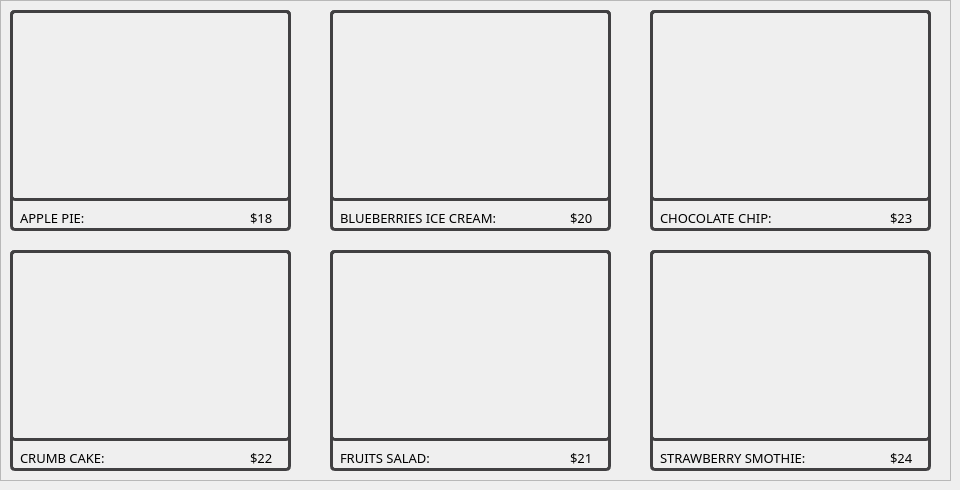
     <widget class="QWidget" name="Desserts">
      <widget class="QFrame" name="frame_21">
       <property name="geometry">
        <rect>
         <x>0</x>
         <y>0</y>
         <width>951</width>
         <height>481</height>
        </rect>
       </property>
       <property name="styleSheet">
        <string notr="true">
QPushButton {
	background-color: transparent;
	border: 3px solid rgb(65, 64, 66);
	border-radius: 5px;
}
QPushButton:hover {
	border: 2px solid rgb(240, 235, 225);
	background-color: transparent;
}
QPushButton:pressed {	
	background-color: transparent;
	border: 3px solid rgb(65, 64, 66);
	border-radius: 5px;
}</string>
       </property>
       <property name="frameShape">
        <enum>QFrame::StyledPanel</enum>
       </property>
       <property name="frameShadow">
        <enum>QFrame::Raised</enum>
       </property>
       <widget class="QFrame" name="frame_22">
        <property name="geometry">
         <rect>
          <x>10</x>
          <y>250</y>
          <width>281</width>
          <height>191</height>
         </rect>
        </property>
        <property name="font">
         <font>
          <family>MS Outlook</family>
         </font>
        </property>
        <property name="styleSheet">
         <string notr="true">image:url(:/Desserts/images/Desserts/Crumb Cake.png);
border: 3px solid rgb(65, 64, 66);
border-radius: 5px;</string>
        </property>
        <property name="frameShape">
         <enum>QFrame::StyledPanel</enum>
        </property>
        <property name="frameShadow">
         <enum>QFrame::Raised</enum>
        </property>
       </widget>
       <widget class="QFrame" name="frame_23">
        <property name="geometry">
         <rect>
          <x>330</x>
          <y>10</y>
          <width>281</width>
          <height>191</height>
         </rect>
        </property>
        <property name="font">
         <font>
          <family>MS Outlook</family>
         </font>
        </property>
        <property name="styleSheet">
         <string notr="true">image:url(:/Desserts/images/Desserts/Blueberries Ice Cream.jpg);
border: 3px solid rgb(65, 64, 66);
border-radius: 5px;</string>
        </property>
        <property name="frameShape">
         <enum>QFrame::StyledPanel</enum>
        </property>
        <property name="frameShadow">
         <enum>QFrame::Raised</enum>
        </property>
       </widget>
       <widget class="QLabel" name="label_32">
        <property name="geometry">
         <rect>
          <x>250</x>
          <y>450</y>
          <width>31</width>
          <height>16</height>
         </rect>
        </property>
        <property name="font">
         <font>
          <family>Rockwell Nova Light</family>
          <pointsize>10</pointsize>
         </font>
        </property>
        <property name="text">
         <string>$22</string>
        </property>
       </widget>
       <widget class="QLabel" name="label_33">
        <property name="geometry">
         <rect>
          <x>340</x>
          <y>450</y>
          <width>171</width>
          <height>16</height>
         </rect>
        </property>
        <property name="font">
         <font>
          <family>Rockwell Nova</family>
          <pointsize>10</pointsize>
         </font>
        </property>
        <property name="text">
         <string>FRUITS SALAD:</string>
        </property>
       </widget>
       <widget class="QFrame" name="frame_24">
        <property name="geometry">
         <rect>
          <x>650</x>
          <y>10</y>
          <width>281</width>
          <height>191</height>
         </rect>
        </property>
        <property name="font">
         <font>
          <family>MS Outlook</family>
         </font>
        </property>
        <property name="styleSheet">
         <string notr="true">image:url(:/Desserts/images/Desserts/Chocolate Chip.png);
border: 3px solid rgb(65, 64, 66);
border-radius: 5px;</string>
        </property>
        <property name="frameShape">
         <enum>QFrame::StyledPanel</enum>
        </property>
        <property name="frameShadow">
         <enum>QFrame::Raised</enum>
        </property>
       </widget>
       <widget class="QLabel" name="label_34">
        <property name="geometry">
         <rect>
          <x>20</x>
          <y>450</y>
          <width>221</width>
          <height>16</height>
         </rect>
        </property>
        <property name="font">
         <font>
          <family>Rockwell Nova</family>
          <pointsize>10</pointsize>
         </font>
        </property>
        <property name="text">
         <string>CRUMB CAKE:</string>
        </property>
       </widget>
       <widget class="QLabel" name="label_35">
        <property name="geometry">
         <rect>
          <x>20</x>
          <y>210</y>
          <width>201</width>
          <height>16</height>
         </rect>
        </property>
        <property name="font">
         <font>
          <family>Rockwell Nova</family>
          <pointsize>10</pointsize>
         </font>
        </property>
        <property name="text">
         <string>APPLE PIE:</string>
        </property>
       </widget>
       <widget class="QLabel" name="label_36">
        <property name="geometry">
         <rect>
          <x>250</x>
          <y>210</y>
          <width>31</width>
          <height>16</height>
         </rect>
        </property>
        <property name="font">
         <font>
          <family>Rockwell Nova Light</family>
          <pointsize>10</pointsize>
         </font>
        </property>
        <property name="text">
         <string>$18</string>
        </property>
       </widget>
       <widget class="QLabel" name="label_37">
        <property name="geometry">
         <rect>
          <x>570</x>
          <y>450</y>
          <width>31</width>
          <height>16</height>
         </rect>
        </property>
        <property name="font">
         <font>
          <family>Rockwell Nova Light</family>
          <pointsize>10</pointsize>
         </font>
        </property>
        <property name="text">
         <string>$21</string>
        </property>
       </widget>
       <widget class="QFrame" name="frame_25">
        <property name="geometry">
         <rect>
          <x>330</x>
          <y>250</y>
          <width>281</width>
          <height>191</height>
         </rect>
        </property>
        <property name="font">
         <font>
          <family>MS Outlook</family>
         </font>
        </property>
        <property name="styleSheet">
         <string notr="true">image:url(:/Desserts/images/Desserts/Fruits Salad.png);
border: 3px solid rgb(65, 64, 66);
border-radius: 5px;</string>
        </property>
        <property name="frameShape">
         <enum>QFrame::StyledPanel</enum>
        </property>
        <property name="frameShadow">
         <enum>QFrame::Raised</enum>
        </property>
       </widget>
       <widget class="QLabel" name="label_38">
        <property name="geometry">
         <rect>
          <x>660</x>
          <y>450</y>
          <width>221</width>
          <height>16</height>
         </rect>
        </property>
        <property name="font">
         <font>
          <family>Rockwell Nova</family>
          <pointsize>10</pointsize>
         </font>
        </property>
        <property name="text">
         <string>STRAWBERRY SMOTHIE:</string>
        </property>
       </widget>
       <widget class="QFrame" name="frame_26">
        <property name="geometry">
         <rect>
          <x>650</x>
          <y>250</y>
          <width>281</width>
          <height>191</height>
         </rect>
        </property>
        <property name="font">
         <font>
          <family>MS Outlook</family>
         </font>
        </property>
        <property name="styleSheet">
         <string notr="true">image: url(:/Desserts/images/Desserts/Strawberry Smothie.png);
border: 3px solid rgb(65, 64, 66);
border-radius: 5px;</string>
        </property>
        <property name="frameShape">
         <enum>QFrame::StyledPanel</enum>
        </property>
        <property name="frameShadow">
         <enum>QFrame::Raised</enum>
        </property>
       </widget>
       <widget class="QLabel" name="label_39">
        <property name="geometry">
         <rect>
          <x>570</x>
          <y>210</y>
          <width>31</width>
          <height>16</height>
         </rect>
        </property>
        <property name="font">
         <font>
          <family>Rockwell Nova Light</family>
          <pointsize>10</pointsize>
         </font>
        </property>
        <property name="text">
         <string>$20</string>
        </property>
       </widget>
       <widget class="QLabel" name="label_40">
        <property name="geometry">
         <rect>
          <x>890</x>
          <y>210</y>
          <width>31</width>
          <height>16</height>
         </rect>
        </property>
        <property name="font">
         <font>
          <family>Rockwell Nova Light</family>
          <pointsize>10</pointsize>
         </font>
        </property>
        <property name="text">
         <string>$23</string>
        </property>
       </widget>
       <widget class="QLabel" name="label_41">
        <property name="geometry">
         <rect>
          <x>890</x>
          <y>450</y>
          <width>31</width>
          <height>16</height>
         </rect>
        </property>
        <property name="font">
         <font>
          <family>Rockwell Nova Light</family>
          <pointsize>10</pointsize>
         </font>
        </property>
        <property name="text">
         <string>$24</string>
        </property>
       </widget>
       <widget class="QLabel" name="label_42">
        <property name="geometry">
         <rect>
          <x>660</x>
          <y>210</y>
          <width>181</width>
          <height>16</height>
         </rect>
        </property>
        <property name="font">
         <font>
          <family>Rockwell Nova</family>
          <pointsize>10</pointsize>
         </font>
        </property>
        <property name="text">
         <string>CHOCOLATE CHIP:</string>
        </property>
       </widget>
       <widget class="QFrame" name="frame_27">
        <property name="geometry">
         <rect>
          <x>10</x>
          <y>10</y>
          <width>281</width>
          <height>191</height>
         </rect>
        </property>
        <property name="font">
         <font>
          <family>MS Outlook</family>
         </font>
        </property>
        <property name="styleSheet">
         <string notr="true">image: url(:/Desserts/images/Desserts/Apple Pie.png);
border: 3px solid rgb(65, 64, 66);
border-radius: 5px;</string>
        </property>
        <property name="frameShape">
         <enum>QFrame::StyledPanel</enum>
        </property>
        <property name="frameShadow">
         <enum>QFrame::Raised</enum>
        </property>
       </widget>
       <widget class="QLabel" name="label_43">
        <property name="geometry">
         <rect>
          <x>340</x>
          <y>210</y>
          <width>231</width>
          <height>16</height>
         </rect>
        </property>
        <property name="font">
         <font>
          <family>Rockwell Nova</family>
          <pointsize>10</pointsize>
         </font>
        </property>
        <property name="text">
         <string>BLUEBERRIES ICE CREAM:</string>
        </property>
       </widget>
       <widget class="QPushButton" name="pushButton_23">
        <property name="geometry">
         <rect>
          <x>330</x>
          <y>10</y>
          <width>281</width>
          <height>221</height>
         </rect>
        </property>
        <property name="styleSheet">
         <string notr="true"/>
        </property>
        <property name="text">
         <string/>
        </property>
       </widget>
       <widget class="QPushButton" name="pushButton_24">
        <property name="geometry">
         <rect>
          <x>330</x>
          <y>250</y>
          <width>281</width>
          <height>221</height>
         </rect>
        </property>
        <property name="styleSheet">
         <string notr="true"/>
        </property>
        <property name="text">
         <string/>
        </property>
       </widget>
       <widget class="QPushButton" name="pushButton_25">
        <property name="geometry">
         <rect>
          <x>650</x>
          <y>250</y>
          <width>281</width>
          <height>221</height>
         </rect>
        </property>
        <property name="styleSheet">
         <string notr="true"/>
        </property>
        <property name="text">
         <string/>
        </property>
       </widget>
       <widget class="QPushButton" name="pushButton_26">
        <property name="geometry">
         <rect>
          <x>10</x>
          <y>250</y>
          <width>281</width>
          <height>221</height>
         </rect>
        </property>
        <property name="styleSheet">
         <string notr="true"/>
        </property>
        <property name="text">
         <string/>
        </property>
       </widget>
       <widget class="QPushButton" name="pushButton_27">
        <property name="geometry">
         <rect>
          <x>650</x>
          <y>10</y>
          <width>281</width>
          <height>221</height>
         </rect>
        </property>
        <property name="styleSheet">
         <string notr="true"/>
        </property>
        <property name="text">
         <string/>
        </property>
       </widget>
       <widget class="QPushButton" name="pushButton_28">
        <property name="geometry">
         <rect>
          <x>10</x>
          <y>10</y>
          <width>281</width>
          <height>221</height>
         </rect>
        </property>
        <property name="styleSheet">
         <string notr="true"/>
        </property>
        <property name="text">
         <string/>
        </property>
       </widget>
       <zorder>pushButton_26</zorder>
       <zorder>pushButton_25</zorder>
       <zorder>pushButton_28</zorder>
       <zorder>pushButton_23</zorder>
       <zorder>pushButton_27</zorder>
       <zorder>pushButton_24</zorder>
       <zorder>frame_22</zorder>
       <zorder>frame_23</zorder>
       <zorder>label_32</zorder>
       <zorder>label_33</zorder>
       <zorder>frame_24</zorder>
       <zorder>label_34</zorder>
       <zorder>label_35</zorder>
       <zorder>label_36</zorder>
       <zorder>label_37</zorder>
       <zorder>frame_25</zorder>
       <zorder>label_38</zorder>
       <zorder>frame_26</zorder>
       <zorder>label_39</zorder>
       <zorder>label_40</zorder>
       <zorder>label_41</zorder>
       <zorder>label_42</zorder>
       <zorder>frame_27</zorder>
       <zorder>label_43</zorder>
      </widget>
     </widget>
